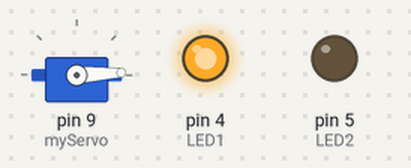
A sketch run on a simulated Arduino Uno, built with avr-gcc and run on an emulated ATmega328P. Parts: servo, output pins drawn as LEDs (lit = HIGH).

Above: at 0.05 s.
At 0.7 s:
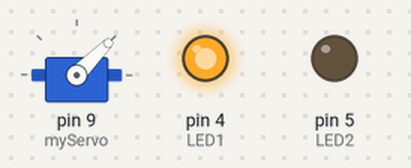
At 1.35 s:
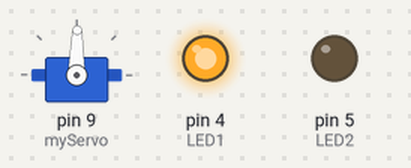
At 2.7 s:
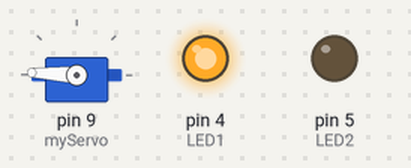
At 4.05 s:
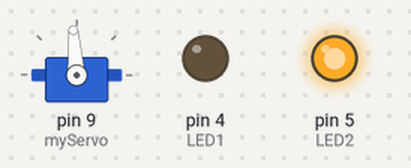
At 5.4 s:
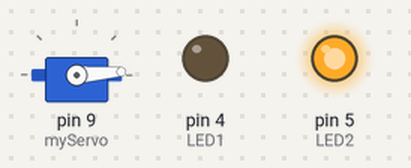
Timing chart, 0 to 7.1 s (numbered marks = the images above):
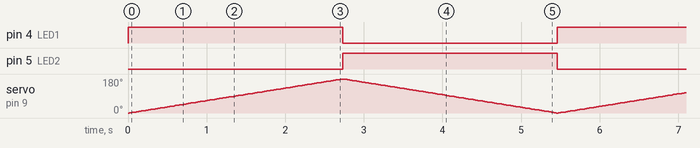

Measured:
- by itself, pin 4 (LED1), pin 5 (LED2): alternates HIGH for 2.7 s and LOW for 2.7 s

The sketch:

servo002.ino
```cpp
#include <Servo.h>
Servo myServo;
#define LED1 4
#define LED2 5

int const potentPin = A0;
int potentVal;
int angle;
  void setup()
  {
      pinMode(LED1,OUTPUT);
      pinMode(LED2,OUTPUT);
      myServo.attach(9);
      Serial.begin(9600);
  }
  void loop()
  {
      //potentVal = analogRead(potentPin);
      //angle = map(potentVal,0,1023,0,179);
      for(int i=0;i<=180;i++){
        digitalWrite(LED1,HIGH);
        digitalWrite(LED2,LOW);
         myServo.write(i);
         delay(15);
      }

      for(int i=180;i>=0;i--){
        digitalWrite(LED1,LOW);
        digitalWrite(LED2,HIGH);
         myServo.write(i);
         delay(15);
      }
  }
```
